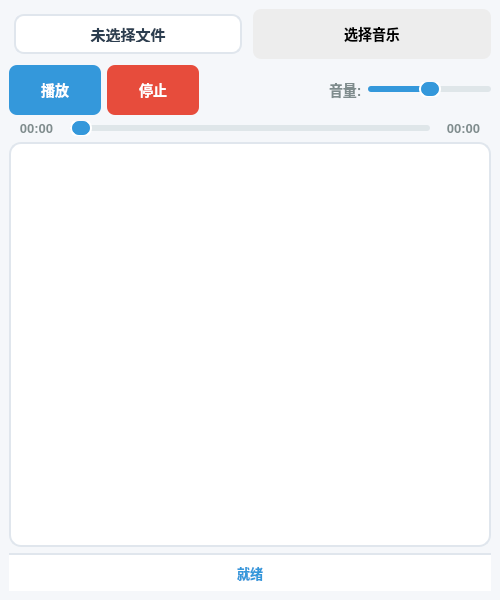
<?xml version="1.0" encoding="UTF-8"?>
<ui version="4.0">
<class>MusicPlayer</class>
<widget class="QMainWindow" name="MusicPlayer">
 <property name="geometry">
  <rect>
   <x>0</x>
   <y>0</y>
   <width>500</width>
   <height>600</height>
  </rect>
 </property>
 <property name="minimumSize">
  <size>
   <width>400</width>
   <height>500</height>
  </size>
 </property>
 <property name="windowTitle">
  <string>音乐播放器</string>
 </property>
 <property name="styleSheet">
  <string notr="true">
    /* 主窗口背景 */
    QMainWindow {
        background-color: #f5f7fa;
        color: #333333;
        font-family: "Segoe UI", "Microsoft YaHei";
    }

    /* 标签样式 */
    QLabel {
        color: #555555;
        font-size: 14px;
    }

    /* 文件标签特殊样式 */
    #labelFile {
        font-size: 15px;
        font-weight: bold;
        color: #2c3e50;
        background-color: #ffffff;
        border: 2px solid #e0e6ed;
        border-radius: 10px;
        padding: 10px;
        margin: 5px;
    }

    /* 按钮样式 */
    QPushButton {
        background-color: #3498db;
        border: none;
        border-radius: 8px;
        padding: 10px 16px;
        color: white;
        font-weight: bold;
        font-size: 14px;
        min-height: 30px;
        min-width: 60px;
    }
    QPushButton:hover {
        background-color: #2980b9;
    }
    QPushButton:pressed {
        background-color: #1c6399;
    }
    QPushButton:disabled {
        background-color: #bdc3c7;
        color: #7f8c8d;
    }

    /* 选择按钮特殊样式 */
    #btnSelect {
        background-color: #EdEdEd;
        color: #000000;
    }
    #btnSelect:hover {
        background-color: #DaDada;
    }
    #btnSelect:pressed {
        background-color: #d0d0d0;
    }

    /* 播放按钮特殊样式 */
    #btnPlay {
        background-color: #3498db;
    }

    /* 停止按钮特殊样式 */
    #btnStop {
        background-color: #e74c3c;
    }
    #btnStop:hover {
        background-color: #c0392b;
    }
    #btnStop:pressed {
        background-color: #a93226;
    }

    /* 列表歌词样式 - 去除横线 */
    QListWidget {
        background-color: #ffffff;
        border: 2px solid #e0e6ed;
        border-radius: 12px;
        padding: 12px;
        font-size: 14px;
        color: #555555;
        selection-background-color: #e8f4fc;
        outline: 0;  /* 去除选中虚线框 */
    }
    QListWidget::item {
        padding: 8px 12px;
        /* 去除 border-bottom 横线 */
    }
    QListWidget::item:selected {
        background-color: #e8f4fc;
        color: #2c3e50;
        font-weight: bold;
        border-radius: 6px;
    }
    QListWidget::item:hover {
        background-color: #f8f9fa;
        border-radius: 6px;
    }

    /* 进度条和音量条 */
    QSlider::groove:horizontal {
        background-color: #dfe6e9;
        height: 6px;
        border-radius: 3px;
    }
    QSlider::handle:horizontal {
        background-color: #3498db;
        width: 18px;
        height: 18px;
        margin: -6px 0;
        border-radius: 9px;
        border: 2px solid #ffffff;
        box-shadow: 0 2px 4px rgba(0,0,0,0.1);
    }
    QSlider::sub-page:horizontal {
        background-color: #3498db;
        border-radius: 3px;
    }

    /* 当前/总时间标签 */
    #labelCurrent, #labelTotal {
        color: #7f8c8d;
        font-weight: bold;
        font-size: 13px;
    }

    /* 音量标签 */
    #label {
        color: #7f8c8d;
        font-weight: bold;
    }

    /* 状态栏标签 */
    #labelStatus {
        font-size: 13px;
        color: #3498db;
        padding: 8px;
        border-top: 2px solid #e0e6ed;
        background-color: #ffffff;
        border-radius: 0 0 8px 8px;
        font-weight: bold;
    }

    /* 水平布局微调 */
    QHBoxLayout {
        spacing: 10px;
        margin: 5px;
    }

    /* 垂直布局微调 */
    QVBoxLayout {
        spacing: 15px;
        margin: 10px;
    }

    /* 分隔符样式 */
    QSpacerItem {
        background-color: transparent;
    }
  </string>
 </property>
 <widget class="QWidget" name="centralwidget">
  <layout class="QVBoxLayout" name="verticalLayout">
   <item>
    <layout class="QHBoxLayout" name="horizontalLayout">
     <item>
      <widget class="QLabel" name="labelFile">
       <property name="minimumSize">
        <size>
         <width>200</width>
         <height>35</height>
        </size>
       </property>
       <property name="text">
        <string>未选择文件</string>
       </property>
       <property name="alignment">
        <set>Qt::AlignCenter</set>
       </property>
      </widget>
     </item>
     <item>
      <widget class="QPushButton" name="btnSelect">
       <property name="text">
        <string>选择音乐</string>
       </property>
       <property name="minimumSize">
        <size>
         <width>90</width>
         <height>35</height>
        </size>
       </property>
      </widget>
     </item>
    </layout>
   </item>
   <item>
    <layout class="QHBoxLayout" name="horizontalLayout_2">
     <item>
      <widget class="QPushButton" name="btnPlay">
       <property name="text">
        <string>播放</string>
       </property>
       <property name="minimumSize">
        <size>
         <width>70</width>
         <height>35</height>
        </size>
       </property>
      </widget>
     </item>
     <item>
      <widget class="QPushButton" name="btnStop">
       <property name="text">
        <string>停止</string>
       </property>
       <property name="minimumSize">
        <size>
         <width>70</width>
         <height>35</height>
        </size>
       </property>
      </widget>
     </item>
     <item>
      <spacer name="horizontalSpacer">
       <property name="orientation">
        <enum>Qt::Horizontal</enum>
       </property>
       <property name="sizeHint" stdset="0">
        <size>
         <width>40</width>
         <height>20</height>
        </size>
       </property>
      </spacer>
     </item>
     <item>
      <widget class="QLabel" name="label">
       <property name="text">
        <string>音量:</string>
       </property>
      </widget>
     </item>
     <item>
      <widget class="QSlider" name="sliderVolume">
       <property name="minimumSize">
        <size>
         <width>120</width>
         <height>0</height>
        </size>
       </property>
       <property name="minimum">
        <number>0</number>
       </property>
       <property name="maximum">
        <number>100</number>
       </property>
       <property name="value">
        <number>50</number>
       </property>
       <property name="orientation">
        <enum>Qt::Horizontal</enum>
       </property>
      </widget>
     </item>
    </layout>
   </item>
   <item>
    <layout class="QHBoxLayout" name="horizontalLayout_3">
     <item>
      <widget class="QLabel" name="labelCurrent">
       <property name="minimumSize">
        <size>
         <width>55</width>
         <height>0</height>
        </size>
       </property>
       <property name="text">
        <string>00:00</string>
       </property>
       <property name="alignment">
        <set>Qt::AlignCenter</set>
       </property>
      </widget>
     </item>
     <item>
      <widget class="QSlider" name="sliderProgress">
       <property name="orientation">
        <enum>Qt::Horizontal</enum>
       </property>
      </widget>
     </item>
     <item>
      <widget class="QLabel" name="labelTotal">
       <property name="minimumSize">
        <size>
         <width>55</width>
         <height>0</height>
        </size>
       </property>
       <property name="text">
        <string>00:00</string>
       </property>
       <property name="alignment">
        <set>Qt::AlignCenter</set>
       </property>
      </widget>
     </item>
    </layout>
   </item>
   <item>
    <widget class="QListWidget" name="listLyrics">
     <property name="sizePolicy">
      <sizepolicy hsizetype="Expanding" vsizetype="Expanding">
       <horstretch>0</horstretch>
       <verstretch>1</verstretch>
      </sizepolicy>
     </property>
     <property name="selectionMode">
      <enum>QAbstractItemView::NoSelection</enum>
     </property>
     <property name="verticalScrollMode">
      <enum>QAbstractItemView::ScrollPerPixel</enum>
     </property>
    </widget>
   </item>
   <item>
    <widget class="QLabel" name="labelStatus">
     <property name="text">
      <string>就绪</string>
     </property>
     <property name="alignment">
      <set>Qt::AlignCenter</set>
     </property>
    </widget>
   </item>
  </layout>
 </widget>
</widget>
<resources/>
<connections/>
</ui>
